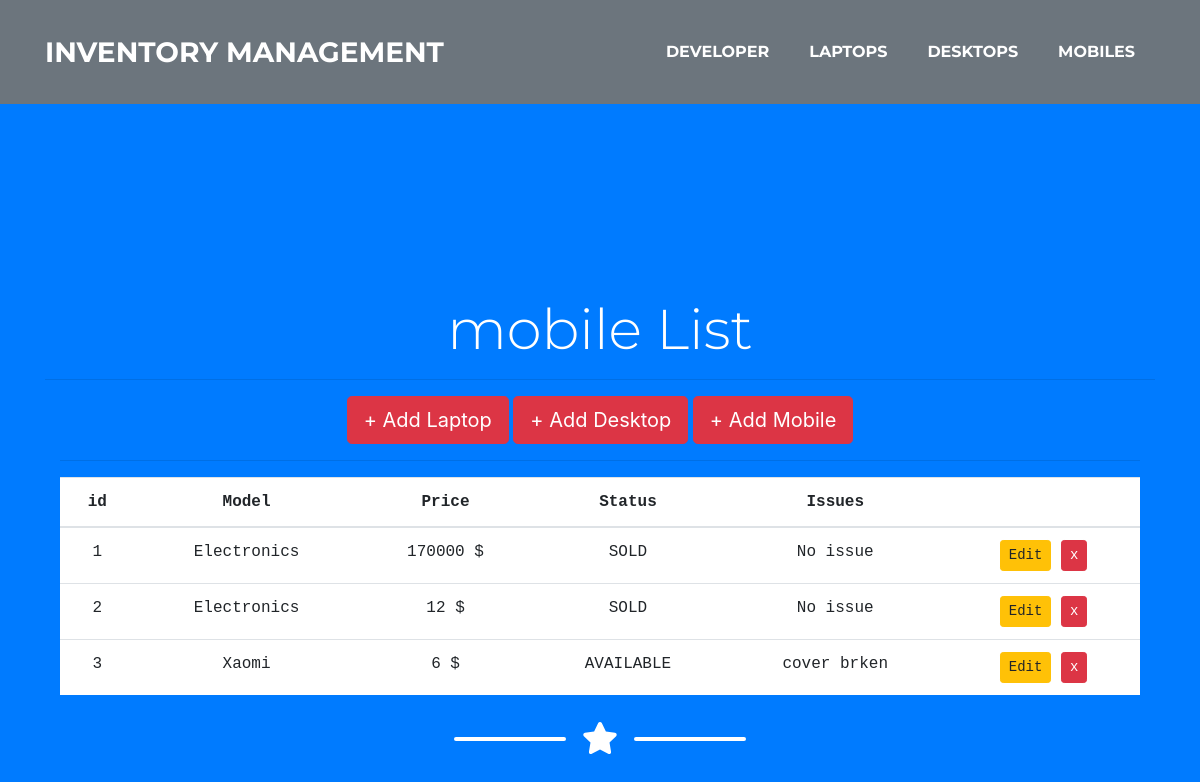
/mobile/, run on the app's committed database.
### inventory/models.py (models this page shows, shortened)
class Device(models.Model):
    type_of_device = models.CharField(max_length=200, blank=False)
    price          = models.PositiveIntegerField()
    issue          = models.CharField(max_length=200, default='No issue')
    choices        = (
                        ('AVAILABLE','Ready to Purchage'),
                        ('SOLD','Item Sold'),
                        ('Restocking','item restocking in few days')
                     )
    status         = models.CharField(max_length=200,choices=choices, default="SOLD")
    class Meta:
        abstract = True

class Mobile(Device):
    def get_absolute_url(self):
        return reverse('inv:mobiles')

### inventory/views.py (the view)
# urls.py: path("mobile/",views.display_mobiles,name="mobiles"),
def display_mobiles(request):
    items = Mobile.objects.all()
    context = {
        'items' : items,
        'header': "mobile"
    }
    return render(request,'inventory/index.html',context)

### templates/inventory/index.html (shortened to what this page needs)
{% extends 'base.html' %}
{% block content %}
    <h2 class="display-4">{{header}} List</h2>
<hr>
<div class="container">
    <div class="button-group">
      <a href="{% url 'inv:c_laptop' %}" class="btn btn-danger btn-lg" role="button">+ Add Laptop</a>
      <a href="{% url 'inv:c_desktop' %}" class="btn btn-danger btn-lg" role="button">+ Add Desktop</a>
      <a href="{% url 'inv:c_mobile' %}" class="btn btn-danger btn-lg" role="button">+ Add Mobile</a>
    </div>
    <hr>
<table class="table table-hover text-monospace masthead bg-white  text-bold text-center">
    <thead>
        <tr>
          <th>id</th>
          <th>Model</th>
          <th>Price</th>
          <th>Status</th>
          <th>Issues</th>
          <th></th>
        </tr>
      </thead>
      <tbody>
        {% for item in items %}
        <tr>
          <td>{{ item.pk }}
          <td>{{ item.type_of_device }}</td>
          <td>{{ item.price }} $</td>
          <td>{{ item.status }}</td>
          <td>{{ item.issue }}</td>
          {% if header|lower == "laptop" %}
          <td>
              <a href="{% url 'inv:e_laptop' item.pk %}" class="btn btn-warning btn-sm" role="button" aria-pressed="true" > Edit</a>
              <a href="{% url 'inv:d_laptop' item.pk %}" class="btn btn-danger btn-sm" role="button" aria-pressed="true" > x</a>
          </td>
          {% elif header|lower == "desktop" %}
          <td>
              <a href="{% url 'inv:e_desktop' item.pk %}" class="btn btn-warning btn-sm" role="button" aria-pressed="true" > Edit</a>
              <a href="{% url 'inv:d_desktop' item.pk %}" class="btn btn-danger btn-sm" role="button" aria-pressed="true" > x</a>
          </td>
          {% else %}
          <td>
              <a href="{% url 'inv:e_mobile' item.pk %}" class="btn btn-warning btn-sm" role="button" aria-pressed="true" > Edit</a>
              <a href="{% url 'inv:d_mobile' item.pk %}" class="btn btn-danger btn-sm" role="button" aria-pressed="true" > x</a>
          </td>
          {% endif %}
        </tr>
        {% endfor %}
      </tbody>
    </table>
{% endblock %}

### data on the page
Mobile: pk "1", type_of_device "Electronics", price "170000", status "SOLD", issue "No issue"
Mobile: pk "2", type_of_device "Electronics", price "12", status "SOLD", issue "No issue"
Mobile: pk "3", type_of_device "Xaomi", price "6", status "AVAILABLE", issue "cover brken"

### other printed values
{{ header }} "mobile"
